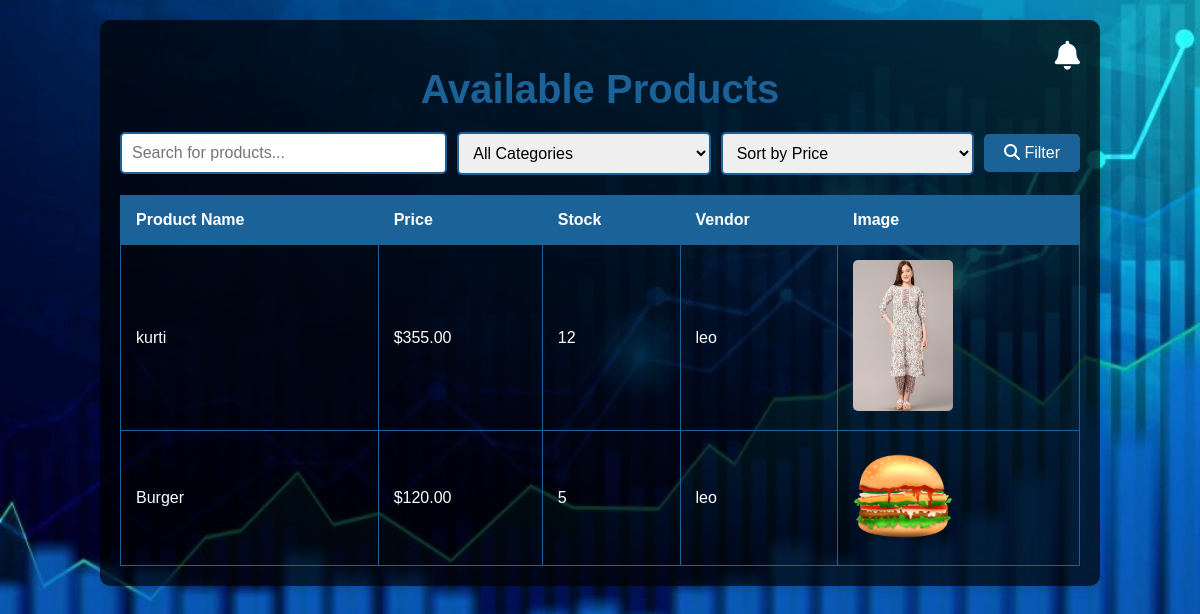
Page /user-dashboard/ (signed in) on the earlier database version.
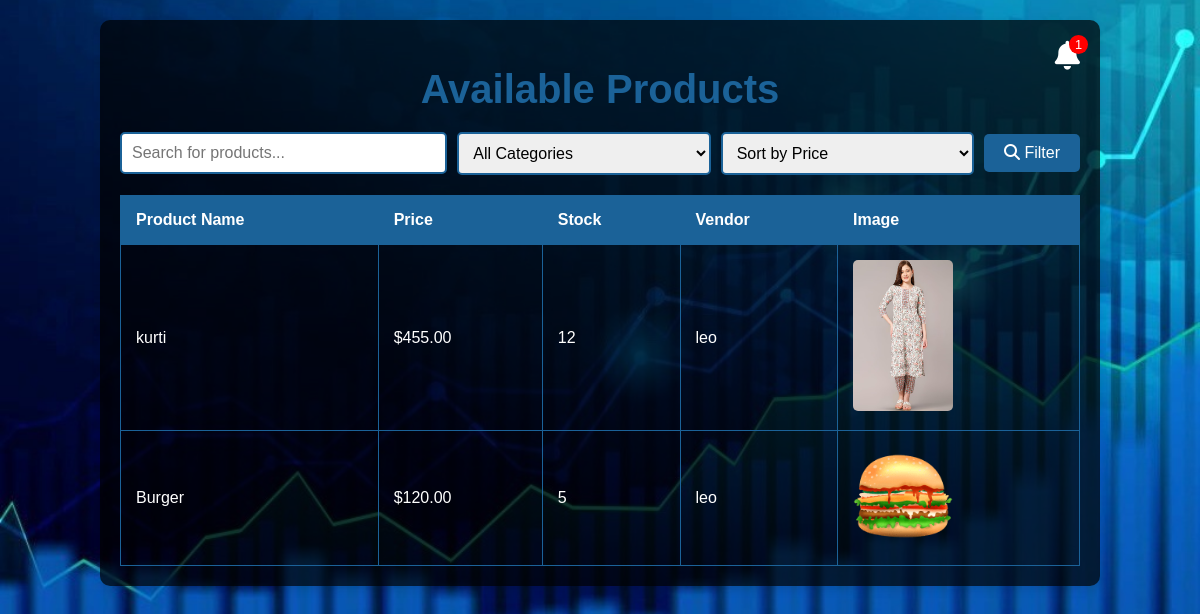
Same page on the later database version.
### products/models.py (models this page shows, shortened)
class Product(models.Model):
    vendor = models.ForeignKey('auth.User', on_delete=models.CASCADE)
    name = models.CharField(max_length=255)
    price = models.DecimalField(max_digits=10, decimal_places=2)
    quantity = models.PositiveIntegerField()
    description = models.TextField(blank=True, null=True)
    stock = models.PositiveIntegerField(default=0)
    image = models.ImageField(upload_to='products/')
    category = models.ForeignKey(Category, on_delete=models.SET_NULL, null=True, blank=True)

### products/views.py (the view)
# urls.py: path('user-dashboard/', views.user_dashboard, name="user_dashboard"),
@login_required
def user_dashboard(request):
    query = request.GET.get('q', '').strip()           # Get search query
    category_id = request.GET.get('category', '')        # Get category filter
    price_filter = request.GET.get('price', '')          # Get price order filter
    categories = Category.objects.all()                # Get all categories for dropdown
    products = Product.objects.all()                   # Start with all products
    if query:
        products = products.filter(
            Q(name__icontains=query) | Q(description__icontains=query)
        )
    if category_id:
        products = products.filter(category_id=category_id)
    if price_filter == 'low_to_high':
        products = products.order_by('price')
    elif price_filter == 'high_to_low':
        products = products.order_by('-price')
    from .models import Notification  # Or import at the top of the file
    notifications = Notification.objects.filter(is_read=False).order_by('-created_at')
    context = {
        "products": products,
        "query": query,
        "categories": categories,
        "selected_category": category_id,  # To preserve the selected category
        "selected_price": price_filter,    # To preserve the selected price filter
        "notifications": notifications,    # Pass notifications to the template
    }
    return render(request, "products/user_dashboard.html", context)

### products/templates/products/user_dashboard.html (shortened to what this page needs)
<!DOCTYPE html>
<html lang="en">
<head>
    {% load static %}
    <link rel="stylesheet" href="https://cdnjs.cloudflare.com/ajax/libs/font-awesome/6.4.2/css/all.min.css">
</head>
<body>
    <div class="container">
        <div class="notification-wrapper">
            <span class="notification-icon" id="notificationIcon">
                <i class="fa fa-bell"></i>
                {% if notifications and notifications|length > 0 %}
                    <span class="badge">{{ notifications|length }}</span>
                {% endif %}
            </span>
        </div>
        <h1>Available Products</h1>
        <form method="GET" action="{% url 'user_dashboard' %}">
            <input type="text" name="q" value="{{ query }}" placeholder="Search for products..." />
            <select name="category" id="category">
                <option value="">All Categories</option>
            </select>
            <select name="price" id="price">
                <option value="">Sort by Price</option>
            </select>
            <button type="submit"><i class="fa fa-search"></i> Filter</button>
        </form>
        <table>
            <thead>
                <tr>
                    <th>Product Name</th>
                    <th>Price</th>
                    <th>Stock</th>
                    <th>Vendor</th>
                    <th>Image</th>
                </tr>
            </thead>
            <tbody>
                {% for product in products %}
                    <tr>
                        <td>{{ product.name }}</td>
                        <td>${{ product.price }}</td>
                        <td>{{ product.quantity }}</td>
                        <td>{{ product.vendor.username }}</td>
                        <td><img src="{{ product.image.url }}" alt="{{ product.name }}"></td>
                    </tr>
                {% empty %}
                    <tr>
                        <td colspan="5">No products available.</td>
                    </tr>
                {% endfor %}
            </tbody>
        </table>
    </div>
</body>
</html>

Differences in the rows shown:
changed Product "kurti": price "355.00" → "455.00"
Other differences:
{{ notifications|length }}: (not shown) → "1"
